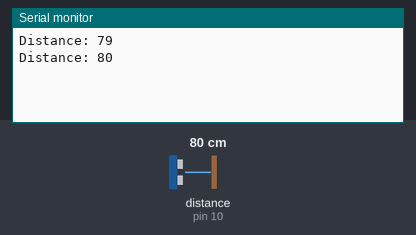
Recording of a sketch running on a simulated Arduino Uno, built with avr-gcc and run on an emulated ATmega328P. Shown: the last lines printed to the serial monitor. Wiring (inferred from the names in the program): ultrasonic range finder: trigger pin 9; echo pin 10. The test bench sets the inputs (shaded band); at power-on: distance to the obstacle (sensor on pin 10) 80 cm. The echo pulse lasts 58.3 µs per cm.

Above: at 1.8 s.
1.9 s: distance to the obstacle (sensor on pin 10) set to 11 cm
At 2.7 s:
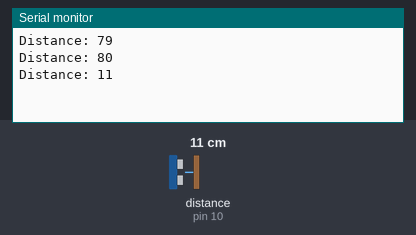
3.4 s: distance to the obstacle (sensor on pin 10) set to 8 cm
At 4.8 s:
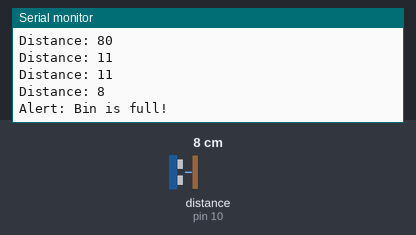
Timing chart, 0 to 6.4 s (numbered marks = the images above; inputs shaded):
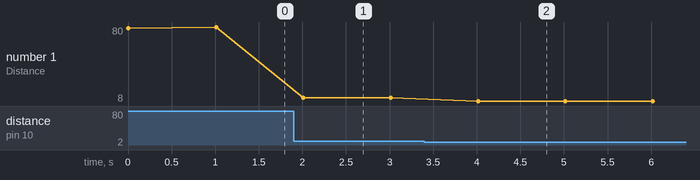

Measured:
- the behaviour switches between 10 and 9 cm on distance to the obstacle (sensor on pin 10) (found by bisection; images 1 and 2)
- after the input at 1.9 s, the serial monitor: prints a new line after 0.11 s (image 1)
- after the input at 3.4 s, the serial monitor: prints a new line after 0.61 s (image 2)
- plotted number 1: 80 → 11 after the input at 1.9 s, 11 → 8 after the input at 3.4 s

The sketch:

waste_bin_monitor.ino
```cpp
#define trigPin 9    // Pin connected to the trigger pin of the ultrasonic sensor
#define echoPin 10   // Pin connected to the echo pin of the ultrasonic sensor

long duration;
int distance;

void setup() {
  Serial.begin(9600);
  pinMode(trigPin, OUTPUT);
  pinMode(echoPin, INPUT);
}

void loop() {
  // Send a pulse to the sensor to measure distance
  digitalWrite(trigPin, LOW);
  delayMicroseconds(2);
  digitalWrite(trigPin, HIGH);
  delayMicroseconds(10);
  digitalWrite(trigPin, LOW);

  // Read the duration and calculate distance
  duration = pulseIn(echoPin, HIGH);
  distance = duration * 0.0344 / 2;  // Convert duration to distance

  // Print the distance
  Serial.print("Distance: ");
  Serial.println(distance);

  // If the bin is almost full, send an alert
  if (distance < 10) {
    Serial.println("Alert: Bin is full!");
  }

  delay(1000);  // Wait for 1 second before taking the next reading
}
```
